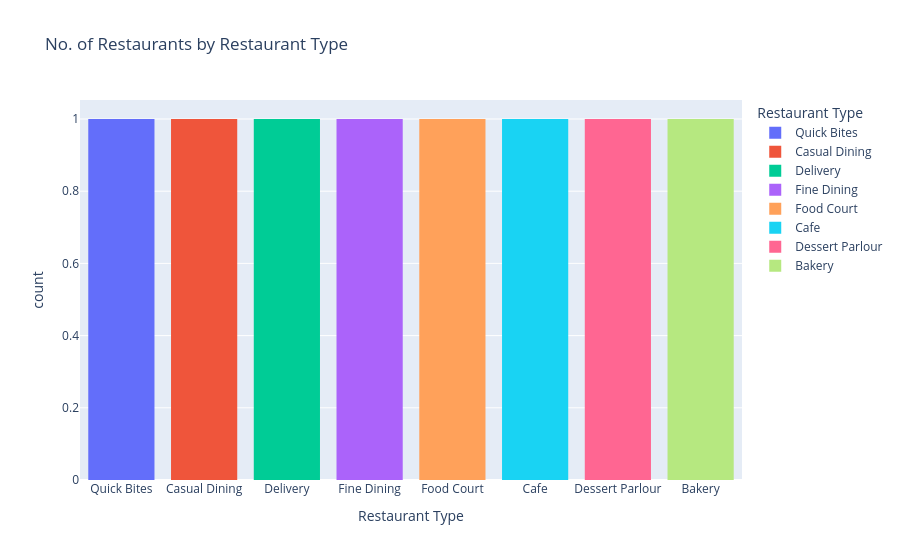

The code cell stored with this chart in its notebook:
### Code cell
fig = px.histogram(resturant_type, x='Restaurant Type', color='Restaurant Type',
 title='No. of Restaurants by Restaurant Type',
 labels={'RESTAURANT TYPE':'Restaurant Type'}).update_xaxes(categoryorder="total descending")

fig.show()

### Figure 1 — Plotly figure (JSON) as saved in the notebook; plotly's stock layout.template omitted (floating-point values rounded to 4 significant figures)
{"data": [{"alignmentgroup": "True", "bingroup": "x", "hovertemplate": "Restaurant Type=%{x}<br>count=%{y}<extra></extra>", "legendgroup": "Quick Bites", "marker": {"color": "#636efa", "pattern": {"shape": ""}}, "name": "Quick Bites", "offsetgroup": "Quick Bites", "orientation": "v", "showlegend": true, "type": "histogram", "x": ["Quick Bites"], "xaxis": "x", "yaxis": "y"}, {"alignmentgroup": "True", "bingroup": "x", "hovertemplate": "Restaurant Type=%{x}<br>count=%{y}<extra></extra>", "legendgroup": "Casual Dining", "marker": {"color": "#EF553B", "pattern": {"shape": ""}}, "name": "Casual Dining", "offsetgroup": "Casual Dining", "orientation": "v", "showlegend": true, "type": "histogram", "x": ["Casual Dining"], "xaxis": "x", "yaxis": "y"}, {"alignmentgroup": "True", "bingroup": "x", "hovertemplate": "Restaurant Type=%{x}<br>count=%{y}<extra></extra>", "legendgroup": "Delivery", "marker": {"color": "#00cc96", "pattern": {"shape": ""}}, "name": "Delivery", "offsetgroup": "Delivery", "orientation": "v", "showlegend": true, "type": "histogram", "x": ["Delivery"], "xaxis": "x", "yaxis": "y"}, {"alignmentgroup": "True", "bingroup": "x", "hovertemplate": "Restaurant Type=%{x}<br>count=%{y}<extra></extra>", "legendgroup": "Fine Dining", "marker": {"color": "#ab63fa", "pattern": {"shape": ""}}, "name": "Fine Dining", "offsetgroup": "Fine Dining", "orientation": "v", "showlegend": true, "type": "histogram", "x": ["Fine Dining"], "xaxis": "x", "yaxis": "y"}, {"alignmentgroup": "True", "bingroup": "x", "hovertemplate": "Restaurant Type=%{x}<br>count=%{y}<extra></extra>", "legendgroup": "Food Court", "marker": {"color": "#FFA15A", "pattern": {"shape": ""}}, "name": "Food Court", "offsetgroup": "Food Court", "orientation": "v", "showlegend": true, "type": "histogram", "x": ["Food Court"], "xaxis": "x", "yaxis": "y"}, {"alignmentgroup": "True", "bingroup": "x", "hovertemplate": "Restaurant Type=%{x}<br>count=%{y}<extra></extra>", "legendgroup": "Cafe", "marker": {"color": "#19d3f3", "pattern": {"shape": ""}}, "name": "Cafe", "offsetgroup": "Cafe", "orientation": "v", "showlegend": true, "type": "histogram", "x": ["Cafe"], "xaxis": "x", "yaxis": "y"}, {"alignmentgroup": "True", "bingroup": "x", "hovertemplate": "Restaurant Type=%{x}<br>count=%{y}<extra></extra>", "legendgroup": "Dessert Parlour", "marker": {"color": "#FF6692", "pattern": {"shape": ""}}, "name": "Dessert Parlour", "offsetgroup": "Dessert Parlour", "orientation": "v", "showlegend": true, "type": "histogram", "x": ["Dessert Parlour"], "xaxis": "x", "yaxis": "y"}, {"alignmentgroup": "True", "bingroup": "x", "hovertemplate": "Restaurant Type=%{x}<br>count=%{y}<extra></extra>", "legendgroup": "Bakery", "marker": {"color": "#B6E880", "pattern": {"shape": ""}}, "name": "Bakery", "offsetgroup": "Bakery", "orientation": "v", "showlegend": true, "type": "histogram", "x": ["Bakery"], "xaxis": "x", "yaxis": "y"}], "layout": {"barmode": "relative", "legend": {"title": {"text": "Restaurant Type"}, "tracegroupgap": 0}, "title": {"text": "No. of Restaurants by Restaurant Type"}, "xaxis": {"anchor": "y", "categoryarray": ["Quick Bites", "Casual Dining", "Delivery", "Fine Dining", "Food Court", "Cafe", "Dessert Parlour", "Bakery"], "categoryorder": "total descending", "domain": [0, 1], "title": {"text": "Restaurant Type"}}, "yaxis": {"anchor": "x", "domain": [0, 1], "title": {"text": "count"}}}}
